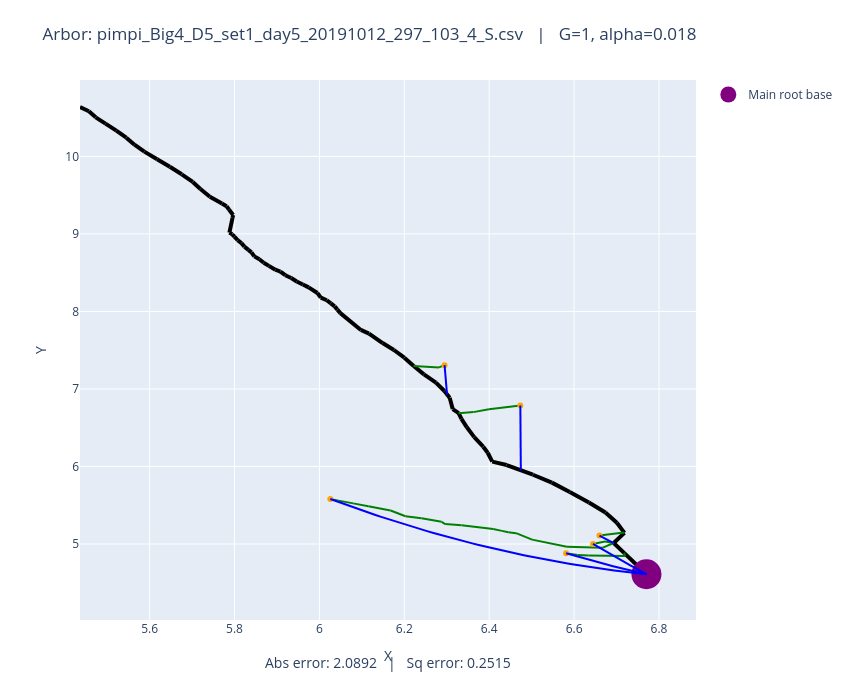

Here is the notebook cell this chart was saved with:
### Code cell
# Plot both observed and optimized
plot_arbors(fname, 1, 0.018)

### Figure 1 — Plotly figure (JSON) as saved in the notebook; plotly's stock layout.template omitted (floating-point values rounded to 4 significant figures)
{"data": [{"line": {"color": "black", "width": 4}, "mode": "lines", "showlegend": false, "type": "scatter", "x": [6.77, 6.718], "y": [4.61, 4.882]}, {"line": {"color": "black", "width": 4}, "mode": "lines", "showlegend": false, "type": "scatter", "x": [6.718, 6.693], "y": [4.882, 5.013]}, {"line": {"color": "black", "width": 4}, "mode": "lines", "showlegend": false, "type": "scatter", "x": [6.693, 6.719], "y": [5.013, 5.144]}, {"line": {"color": "black", "width": 4}, "mode": "lines", "showlegend": false, "type": "scatter", "x": [6.719, 6.701], "y": [5.144, 5.274]}, {"line": {"color": "black", "width": 4}, "mode": "lines", "showlegend": false, "type": "scatter", "x": [6.701, 6.674], "y": [5.274, 5.406]}, {"line": {"color": "black", "width": 4}, "mode": "lines", "showlegend": false, "type": "scatter", "x": [6.674, 6.635], "y": [5.406, 5.536]}, {"line": {"color": "black", "width": 4}, "mode": "lines", "showlegend": false, "type": "scatter", "x": [6.635, 6.59], "y": [5.536, 5.672]}, {"line": {"color": "black", "width": 4}, "mode": "lines", "showlegend": false, "type": "scatter", "x": [6.59, 6.548], "y": [5.672, 5.792]}, {"line": {"color": "black", "width": 4}, "mode": "lines", "showlegend": false, "type": "scatter", "x": [6.548, 6.503], "y": [5.792, 5.894]}, {"line": {"color": "black", "width": 4}, "mode": "lines", "showlegend": false, "type": "scatter", "x": [6.503, 6.441], "y": [5.894, 6.019]}, {"line": {"color": "black", "width": 4}, "mode": "lines", "showlegend": false, "type": "scatter", "x": [6.441, 6.407], "y": [6.019, 6.063]}, {"line": {"color": "black", "width": 4}, "mode": "lines", "showlegend": false, "type": "scatter", "x": [6.407, 6.396], "y": [6.063, 6.177]}, {"line": {"color": "black", "width": 4}, "mode": "lines", "showlegend": false, "type": "scatter", "x": [6.396, 6.386], "y": [6.177, 6.255]}, {"line": {"color": "black", "width": 4}, "mode": "lines", "showlegend": false, "type": "scatter", "x": [6.386, 6.365], "y": [6.255, 6.379]}, {"line": {"color": "black", "width": 4}, "mode": "lines", "showlegend": false, "type": "scatter", "x": [6.365, 6.347], "y": [6.379, 6.505]}, {"line": {"color": "black", "width": 4}, "mode": "lines", "showlegend": false, "type": "scatter", "x": [6.347, 6.335], "y": [6.505, 6.615]}, {"line": {"color": "black", "width": 4}, "mode": "lines", "showlegend": false, "type": "scatter", "x": [6.335, 6.328], "y": [6.615, 6.688]}, {"line": {"color": "black", "width": 4}, "mode": "lines", "showlegend": false, "type": "scatter", "x": [6.328, 6.314], "y": [6.688, 6.741]}, {"line": {"color": "black", "width": 4}, "mode": "lines", "showlegend": false, "type": "scatter", "x": [6.314, 6.307], "y": [6.741, 6.888]}, {"line": {"color": "black", "width": 4}, "mode": "lines", "showlegend": false, "type": "scatter", "x": [6.307, 6.294], "y": [6.888, 6.973]}, {"line": {"color": "black", "width": 4}, "mode": "lines", "showlegend": false, "type": "scatter", "x": [6.294, 6.275], "y": [6.973, 7.082]}, {"line": {"color": "black", "width": 4}, "mode": "lines", "showlegend": false, "type": "scatter", "x": [6.275, 6.246], "y": [7.082, 7.188]}, {"line": {"color": "black", "width": 4}, "mode": "lines", "showlegend": false, "type": "scatter", "x": [6.246, 6.222], "y": [7.188, 7.296]}, {"line": {"color": "black", "width": 4}, "mode": "lines", "showlegend": false, "type": "scatter", "x": [6.222, 6.2], "y": [7.296, 7.404]}, {"line": {"color": "black", "width": 4}, "mode": "lines", "showlegend": false, "type": "scatter", "x": [6.2, 6.176], "y": [7.404, 7.502]}, {"line": {"color": "black", "width": 4}, "mode": "lines", "showlegend": false, "type": "scatter", "x": [6.176, 6.149], "y": [7.502, 7.592]}, {"line": {"color": "black", "width": 4}, "mode": "lines", "showlegend": false, "type": "scatter", "x": [6.149, 6.117], "y": [7.592, 7.715]}, {"line": {"color": "black", "width": 4}, "mode": "lines", "showlegend": false, "type": "scatter", "x": [6.117, 6.098], "y": [7.715, 7.761]}, {"line": {"color": "black", "width": 4}, "mode": "lines", "showlegend": false, "type": "scatter", "x": [6.098, 6.049], "y": [7.761, 7.978]}, {"line": {"color": "black", "width": 4}, "mode": "lines", "showlegend": false, "type": "scatter", "x": [6.049, 6.042], "y": [7.978, 8.023]}, {"line": {"color": "black", "width": 4}, "mode": "lines", "showlegend": false, "type": "scatter", "x": [6.042, 6.036], "y": [8.023, 8.065]}, {"line": {"color": "black", "width": 4}, "mode": "lines", "showlegend": false, "type": "scatter", "x": [6.036, 6.027], "y": [8.065, 8.104]}, {"line": {"color": "black", "width": 4}, "mode": "lines", "showlegend": false, "type": "scatter", "x": [6.027, 6.017], "y": [8.104, 8.145]}, {"line": {"color": "black", "width": 4}, "mode": "lines", "showlegend": false, "type": "scatter", "x": [6.017, 6.003], "y": [8.145, 8.179]}, {"line": {"color": "black", "width": 4}, "mode": "lines", "showlegend": false, "type": "scatter", "x": [6.003, 5.995], "y": [8.179, 8.238]}, {"line": {"color": "black", "width": 4}, "mode": "lines", "showlegend": false, "type": "scatter", "x": [5.995, 5.975], "y": [8.238, 8.31]}, {"line": {"color": "black", "width": 4}, "mode": "lines", "showlegend": false, "type": "scatter", "x": [5.975, 5.961], "y": [8.31, 8.347]}, {"line": {"color": "black", "width": 4}, "mode": "lines", "showlegend": false, "type": "scatter", "x": [5.961, 5.946], "y": [8.347, 8.387]}, {"line": {"color": "black", "width": 4}, "mode": "lines", "showlegend": false, "type": "scatter", "x": [5.946, 5.934], "y": [8.387, 8.431]}, {"line": {"color": "black", "width": 4}, "mode": "lines", "showlegend": false, "type": "scatter", "x": [5.934, 5.92], "y": [8.431, 8.467]}, {"line": {"color": "black", "width": 4}, "mode": "lines", "showlegend": false, "type": "scatter", "x": [5.92, 5.908], "y": [8.467, 8.515]}, {"line": {"color": "black", "width": 4}, "mode": "lines", "showlegend": false, "type": "scatter", "x": [5.908, 5.896], "y": [8.515, 8.538]}, {"line": {"color": "black", "width": 4}, "mode": "lines", "showlegend": false, "type": "scatter", "x": [5.896, 5.881], "y": [8.538, 8.588]}, {"line": {"color": "black", "width": 4}, "mode": "lines", "showlegend": false, "type": "scatter", "x": [5.881, 5.869], "y": [8.588, 8.629]}, {"line": {"color": "black", "width": 4}, "mode": "lines", "showlegend": false, "type": "scatter", "x": [5.869, 5.859], "y": [8.629, 8.673]}, {"line": {"color": "black", "width": 4}, "mode": "lines", "showlegend": false, "type": "scatter", "x": [5.859, 5.847], "y": [8.673, 8.711]}, {"line": {"color": "black", "width": 4}, "mode": "lines", "showlegend": false, "type": "scatter", "x": [5.847, 5.84], "y": [8.711, 8.762]}, {"line": {"color": "black", "width": 4}, "mode": "lines", "showlegend": false, "type": "scatter", "x": [5.84, 5.833], "y": [8.762, 8.795]}, {"line": {"color": "black", "width": 4}, "mode": "lines", "showlegend": false, "type": "scatter", "x": [5.833, 5.823], "y": [8.795, 8.836]}, {"line": {"color": "black", "width": 4}, "mode": "lines", "showlegend": false, "type": "scatter", "x": [5.823, 5.816], "y": [8.836, 8.881]}, {"line": {"color": "black", "width": 4}, "mode": "lines", "showlegend": false, "type": "scatter", "x": [5.816, 5.807], "y": [8.881, 8.919]}, {"line": {"color": "black", "width": 4}, "mode": "lines", "showlegend": false, "type": "scatter", "x": [5.807, 5.8], "y": [8.919, 8.964]}, {"line": {"color": "black", "width": 4}, "mode": "lines", "showlegend": false, "type": "scatter", "x": [5.8, 5.795], "y": [8.964, 8.995]}, {"line": {"color": "black", "width": 4}, "mode": "lines", "showlegend": false, "type": "scatter", "x": [5.795, 5.788], "y": [8.995, 9.017]}, {"line": {"color": "black", "width": 4}, "mode": "lines", "showlegend": false, "type": "scatter", "x": [5.788, 5.795], "y": [9.017, 9.208]}, {"line": {"color": "black", "width": 4}, "mode": "lines", "showlegend": false, "type": "scatter", "x": [5.795, 5.797], "y": [9.208, 9.244]}, {"line": {"color": "black", "width": 4}, "mode": "lines", "showlegend": false, "type": "scatter", "x": [5.797, 5.787], "y": [9.244, 9.315]}, {"line": {"color": "black", "width": 4}, "mode": "lines", "showlegend": false, "type": "scatter", "x": [5.787, 5.781], "y": [9.315, 9.357]}, {"line": {"color": "black", "width": 4}, "mode": "lines", "showlegend": false, "type": "scatter", "x": [5.781, 5.77], "y": [9.357, 9.392]}, {"line": {"color": "black", "width": 4}, "mode": "lines", "showlegend": false, "type": "scatter", "x": [5.77, 5.742], "y": [9.392, 9.479]}, {"line": {"color": "black", "width": 4}, "mode": "lines", "showlegend": false, "type": "scatter", "x": [5.742, 5.72], "y": [9.479, 9.58]}, {"line": {"color": "black", "width": 4}, "mode": "lines", "showlegend": false, "type": "scatter", "x": [5.72, 5.702], "y": [9.58, 9.671]}, {"line": {"color": "black", "width": 4}, "mode": "lines", "showlegend": false, "type": "scatter", "x": [5.702, 5.676], "y": [9.671, 9.77]}, {"line": {"color": "black", "width": 4}, "mode": "lines", "showlegend": false, "type": "scatter", "x": [5.676, 5.648], "y": [9.77, 9.867]}, {"line": {"color": "black", "width": 4}, "mode": "lines", "showlegend": false, "type": "scatter", "x": [5.648, 5.618], "y": [9.867, 9.965]}, {"line": {"color": "black", "width": 4}, "mode": "lines", "showlegend": false, "type": "scatter", "x": [5.618, 5.588], "y": [9.965, 10.06]}, {"line": {"color": "black", "width": 4}, "mode": "lines", "showlegend": false, "type": "scatter", "x": [5.588, 5.564], "y": [10.06, 10.15]}, {"line": {"color": "black", "width": 4}, "mode": "lines", "showlegend": false, "type": "scatter", "x": [5.564, 5.545], "y": [10.15, 10.24]}, {"line": {"color": "black", "width": 4}, "mode": "lines", "showlegend": false, "type": "scatter", "x": [5.545, 5.522], "y": [10.24, 10.33]}, {"line": {"color": "black", "width": 4}, "mode": "lines", "showlegend": false, "type": "scatter", "x": [5.522, 5.496], "y": [10.33, 10.42]}, {"line": {"color": "black", "width": 4}, "mode": "lines", "showlegend": false, "type": "scatter", "x": [5.496, 5.473], "y": [10.42, 10.5]}, {"line": {"color": "black", "width": 4}, "mode": "lines", "showlegend": false, "type": "scatter", "x": [5.473, 5.457], "y": [10.5, 10.58]}, {"line": {"color": "black", "width": 4}, "mode": "lines", "showlegend": false, "type": "scatter", "x": [5.457, 5.436], "y": [10.58, 10.64]}, {"line": {"color": "green", "width": 2}, "mode": "lines", "showlegend": false, "type": "scatter", "x": [6.66, 6.717], "y": [5.109, 5.147]}, {"line": {"color": "green", "width": 2}, "mode": "lines", "showlegend": false, "type": "scatter", "x": [6.717, 6.719], "y": [5.147, 5.144]}, {"line": {"color": "green", "width": 2}, "mode": "lines", "showlegend": false, "type": "scatter", "x": [6.645, 6.673], "y": [5.001, 5.034]}, {"line": {"color": "green", "width": 2}, "mode": "lines", "showlegend": false, "type": "scatter", "x": [6.673, 6.693], "y": [5.034, 5.013]}, {"line": {"color": "green", "width": 2}, "mode": "lines", "showlegend": false, "type": "scatter", "x": [6.026, 6.045], "y": [5.581, 5.559]}, {"line": {"color": "green", "width": 2}, "mode": "lines", "showlegend": false, "type": "scatter", "x": [6.045, 6.08], "y": [5.559, 5.524]}, {"line": {"color": "green", "width": 2}, "mode": "lines", "showlegend": false, "type": "scatter", "x": [6.08, 6.115], "y": [5.524, 5.486]}, {"line": {"color": "green", "width": 2}, "mode": "lines", "showlegend": false, "type": "scatter", "x": [6.115, 6.168], "y": [5.486, 5.433]}, {"line": {"color": "green", "width": 2}, "mode": "lines", "showlegend": false, "type": "scatter", "x": [6.168, 6.203], "y": [5.433, 5.358]}, {"line": {"color": "green", "width": 2}, "mode": "lines", "showlegend": false, "type": "scatter", "x": [6.203, 6.241], "y": [5.358, 5.332]}, {"line": {"color": "green", "width": 2}, "mode": "lines", "showlegend": false, "type": "scatter", "x": [6.241, 6.288], "y": [5.332, 5.286]}, {"line": {"color": "green", "width": 2}, "mode": "lines", "showlegend": false, "type": "scatter", "x": [6.288, 6.296], "y": [5.286, 5.257]}, {"line": {"color": "green", "width": 2}, "mode": "lines", "showlegend": false, "type": "scatter", "x": [6.296, 6.335], "y": [5.257, 5.241]}, {"line": {"color": "green", "width": 2}, "mode": "lines", "showlegend": false, "type": "scatter", "x": [6.335, 6.41], "y": [5.241, 5.194]}, {"line": {"color": "green", "width": 2}, "mode": "lines", "showlegend": false, "type": "scatter", "x": [6.41, 6.43], "y": [5.194, 5.169]}, {"line": {"color": "green", "width": 2}, "mode": "lines", "showlegend": false, "type": "scatter", "x": [6.43, 6.445], "y": [5.169, 5.151]}, {"line": {"color": "green", "width": 2}, "mode": "lines", "showlegend": false, "type": "scatter", "x": [6.445, 6.463], "y": [5.151, 5.14]}, {"line": {"color": "green", "width": 2}, "mode": "lines", "showlegend": false, "type": "scatter", "x": [6.463, 6.501], "y": [5.14, 5.056]}, {"line": {"color": "green", "width": 2}, "mode": "lines", "showlegend": false, "type": "scatter", "x": [6.501, 6.583], "y": [5.056, 4.963]}, {"line": {"color": "green", "width": 2}, "mode": "lines", "showlegend": false, "type": "scatter", "x": [6.583, 6.667], "y": [4.963, 4.951]}, {"line": {"color": "green", "width": 2}, "mode": "lines", "showlegend": false, "type": "scatter", "x": [6.667, 6.693], "y": [4.951, 5.013]}, {"line": {"color": "green", "width": 2}, "mode": "lines", "showlegend": false, "type": "scatter", "x": [6.581, 6.608], "y": [4.88, 4.86]}, {"line": {"color": "green", "width": 2}, "mode": "lines", "showlegend": false, "type": "scatter", "x": [6.608, 6.634], "y": [4.86, 4.851]}, {"line": {"color": "green", "width": 2}, "mode": "lines", "showlegend": false, "type": "scatter", "x": [6.634, 6.72], "y": [4.851, 4.845]}, {"line": {"color": "green", "width": 2}, "mode": "lines", "showlegend": false, "type": "scatter", "x": [6.72, 6.718], "y": [4.845, 4.882]}, {"line": {"color": "green", "width": 2}, "mode": "lines", "showlegend": false, "type": "scatter", "x": [6.295, 6.282], "y": [7.307, 7.278]}, {"line": {"color": "green", "width": 2}, "mode": "lines", "showlegend": false, "type": "scatter", "x": [6.282, 6.222], "y": [7.278, 7.296]}, {"line": {"color": "green", "width": 2}, "mode": "lines", "showlegend": false, "type": "scatter", "x": [6.473, 6.399], "y": [6.788, 6.737]}, {"line": {"color": "green", "width": 2}, "mode": "lines", "showlegend": false, "type": "scatter", "x": [6.399, 6.363], "y": [6.737, 6.701]}, {"line": {"color": "green", "width": 2}, "mode": "lines", "showlegend": false, "type": "scatter", "x": [6.363, 6.328], "y": [6.701, 6.688]}, {"marker": {"color": "orange"}, "mode": "markers", "showlegend": false, "type": "scatter", "x": [6.66], "y": [5.109]}, {"marker": {"color": "orange"}, "mode": "markers", "showlegend": false, "type": "scatter", "x": [6.645], "y": [5.001]}, {"marker": {"color": "orange"}, "mode": "markers", "showlegend": false, "type": "scatter", "x": [6.026], "y": [5.581]}, {"marker": {"color": "orange"}, "mode": "markers", "showlegend": false, "type": "scatter", "x": [6.581], "y": [4.88]}, {"marker": {"color": "orange"}, "mode": "markers", "showlegend": false, "type": "scatter", "x": [6.295], "y": [7.307]}, {"marker": {"color": "orange"}, "mode": "markers", "showlegend": false, "type": "scatter", "x": [6.473], "y": [6.788]}, {"marker": {"color": "purple", "size": 30}, "mode": "markers", "name": "Main root base", "type": "scatter", "x": [6.77], "y": [4.61]}, {"line": {"color": "blue"}, "mode": "lines", "showlegend": false, "type": "scatter", "x": [6.66, 6.661, 6.661, 6.662, 6.663, 6.663, 6.664, 6.665, 6.665, 6.666, 6.667, 6.667, 6.668, 6.669, 6.669, 6.67, 6.671, 6.671, 6.672, 6.673, 6.674, 6.674, 6.675, 6.676, 6.676, 6.677, 6.678, 6.678, 6.679, 6.68, 6.68, 6.681, 6.682, 6.682, 6.683, 6.684, 6.684, 6.685, 6.686, 6.686, 6.687, 6.688, 6.689, 6.689, 6.69, 6.691, 6.691, 6.692, 6.693, 6.693], "y": [5.109, 5.107, 5.105, 5.103, 5.101, 5.099, 5.097, 5.095, 5.093, 5.091, 5.089, 5.087, 5.085, 5.083, 5.082, 5.08, 5.078, 5.076, 5.074, 5.072, 5.07, 5.068, 5.066, 5.064, 5.062, 5.06, 5.058, 5.056, 5.054, 5.052, 5.05, 5.048, 5.046, 5.044, 5.042, 5.04, 5.038, 5.036, 5.034, 5.032, 5.03, 5.028, 5.026, 5.024, 5.022, 5.021, 5.019, 5.017, 5.015, 5.013]}, {"line": {"color": "blue"}, "mode": "lines", "showlegend": false, "type": "scatter", "x": [6.645, 6.647, 6.65, 6.652, 6.655, 6.657, 6.66, 6.663, 6.665, 6.668, 6.67, 6.673, 6.675, 6.678, 6.681, 6.683, 6.686, 6.688, 6.691, 6.693, 6.696, 6.699, 6.701, 6.704, 6.706, 6.709, 6.711, 6.714, 6.717, 6.719, 6.722, 6.724, 6.727, 6.729, 6.732, 6.735, 6.737, 6.74, 6.742, 6.745, 6.747, 6.75, 6.752, 6.755, 6.758, 6.76, 6.763, 6.765, 6.768, 6.77], "y": [5.001, 4.993, 4.984, 4.976, 4.968, 4.96, 4.951, 4.943, 4.935, 4.927, 4.919, 4.91, 4.902, 4.894, 4.886, 4.878, 4.87, 4.862, 4.854, 4.845, 4.837, 4.829, 4.821, 4.813, 4.805, 4.797, 4.789, 4.781, 4.774, 4.766, 4.758, 4.75, 4.742, 4.734, 4.726, 4.718, 4.71, 4.703, 4.695, 4.687, 4.679, 4.671, 4.664, 4.656, 4.648, 4.641, 4.633, 4.625, 4.617, 4.61]}, {"line": {"color": "blue"}, "mode": "lines", "showlegend": false, "type": "scatter", "x": [6.026, 6.041, 6.056, 6.071, 6.086, 6.102, 6.117, 6.132, 6.147, 6.162, 6.178, 6.193, 6.208, 6.223, 6.238, 6.254, 6.269, 6.284, 6.299, 6.314, 6.33, 6.345, 6.36, 6.375, 6.39, 6.406, 6.421, 6.436, 6.451, 6.466, 6.482, 6.497, 6.512, 6.527, 6.542, 6.558, 6.573, 6.588, 6.603, 6.618, 6.634, 6.649, 6.664, 6.679, 6.694, 6.71, 6.725, 6.74, 6.755, 6.77], "y": [5.581, 5.55, 5.52, 5.49, 5.46, 5.431, 5.403, 5.374, 5.347, 5.32, 5.293, 5.267, 5.241, 5.215, 5.19, 5.166, 5.142, 5.118, 5.095, 5.073, 5.051, 5.029, 5.008, 4.987, 4.967, 4.947, 4.928, 4.909, 4.89, 4.872, 4.855, 4.838, 4.821, 4.805, 4.789, 4.774, 4.759, 4.745, 4.731, 4.718, 4.705, 4.693, 4.681, 4.669, 4.658, 4.648, 4.637, 4.628, 4.619, 4.61]}, {"line": {"color": "blue"}, "mode": "lines", "showlegend": false, "type": "scatter", "x": [6.581, 6.585, 6.589, 6.593, 6.597, 6.6, 6.604, 6.608, 6.612, 6.616, 6.62, 6.624, 6.628, 6.631, 6.635, 6.639, 6.643, 6.647, 6.651, 6.655, 6.658, 6.662, 6.666, 6.67, 6.674, 6.678, 6.682, 6.685, 6.689, 6.693, 6.697, 6.701, 6.705, 6.709, 6.713, 6.716, 6.72, 6.724, 6.728, 6.732, 6.736, 6.74, 6.743, 6.747, 6.751, 6.755, 6.759, 6.763, 6.767, 6.77], "y": [4.88, 4.874, 4.868, 4.862, 4.855, 4.849, 4.843, 4.837, 4.831, 4.825, 4.819, 4.813, 4.807, 4.801, 4.796, 4.79, 4.784, 4.778, 4.773, 4.767, 4.761, 4.756, 4.75, 4.744, 4.739, 4.733, 4.728, 4.722, 4.717, 4.712, 4.706, 4.701, 4.695, 4.69, 4.685, 4.68, 4.675, 4.669, 4.664, 4.659, 4.654, 4.649, 4.644, 4.639, 4.634, 4.629, 4.624, 4.619, 4.615, 4.61]}, {"line": {"color": "blue"}, "mode": "lines", "showlegend": false, "type": "scatter", "x": [6.295, 6.295, 6.295, 6.295, 6.295, 6.295, 6.296, 6.296, 6.296, 6.296, 6.296, 6.296, 6.296, 6.296, 6.297, 6.297, 6.297, 6.297, 6.297, 6.297, 6.297, 6.297, 6.297, 6.298, 6.298, 6.298, 6.298, 6.298, 6.298, 6.298, 6.298, 6.299, 6.299, 6.299, 6.299, 6.299, 6.299, 6.299, 6.299, 6.3, 6.3, 6.3, 6.3, 6.3, 6.3, 6.3, 6.3, 6.3, 6.301, 6.301], "y": [7.307, 7.3, 7.292, 7.284, 7.277, 7.269, 7.261, 7.254, 7.246, 7.238, 7.23, 7.223, 7.215, 7.207, 7.2, 7.192, 7.184, 7.177, 7.169, 7.161, 7.154, 7.146, 7.138, 7.13, 7.123, 7.115, 7.107, 7.1, 7.092, 7.084, 7.077, 7.069, 7.061, 7.054, 7.046, 7.038, 7.03, 7.023, 7.015, 7.007, 7.0, 6.992, 6.984, 6.977, 6.969, 6.961, 6.954, 6.946, 6.938, 6.931]}, {"line": {"color": "blue"}, "mode": "lines", "showlegend": false, "type": "scatter", "x": [6.473, 6.473, 6.473, 6.473, 6.473, 6.473, 6.474, 6.474, 6.474, 6.474, 6.474, 6.474, 6.474, 6.474, 6.474, 6.474, 6.474, 6.474, 6.474, 6.474, 6.474, 6.474, 6.474, 6.474, 6.474, 6.474, 6.474, 6.474, 6.474, 6.474, 6.474, 6.474, 6.474, 6.474, 6.474, 6.474, 6.474, 6.474, 6.474, 6.474, 6.474, 6.474, 6.474, 6.474, 6.474, 6.474, 6.475, 6.475, 6.475, 6.475], "y": [6.788, 6.771, 6.754, 6.737, 6.72, 6.703, 6.686, 6.669, 6.652, 6.634, 6.617, 6.6, 6.583, 6.566, 6.549, 6.532, 6.515, 6.498, 6.481, 6.464, 6.447, 6.429, 6.412, 6.395, 6.378, 6.361, 6.344, 6.327, 6.31, 6.293, 6.276, 6.259, 6.242, 6.225, 6.207, 6.19, 6.173, 6.156, 6.139, 6.122, 6.105, 6.088, 6.071, 6.054, 6.037, 6.02, 6.003, 5.985, 5.968, 5.951]}], "layout": {"annotations": [{"font": {"size": 14}, "showarrow": false, "text": "Abs error: 2.0892   |   Sq error: 0.2515", "x": 0.5, "xref": "paper", "y": -0.1, "yref": "paper"}], "height": 700, "margin": {"b": 80, "t": 80}, "title": {"text": "Arbor: pimpi_Big4_D5_set1_day5_20191012_297_103_4_S.csv   |   G=1, alpha=0.018"}, "width": 850, "xaxis": {"autorange": true, "range": [5.436, 6.888], "title": {"text": "X"}, "type": "linear"}, "yaxis": {"autorange": true, "range": [4.02, 10.99], "title": {"text": "Y"}, "type": "linear"}}}
